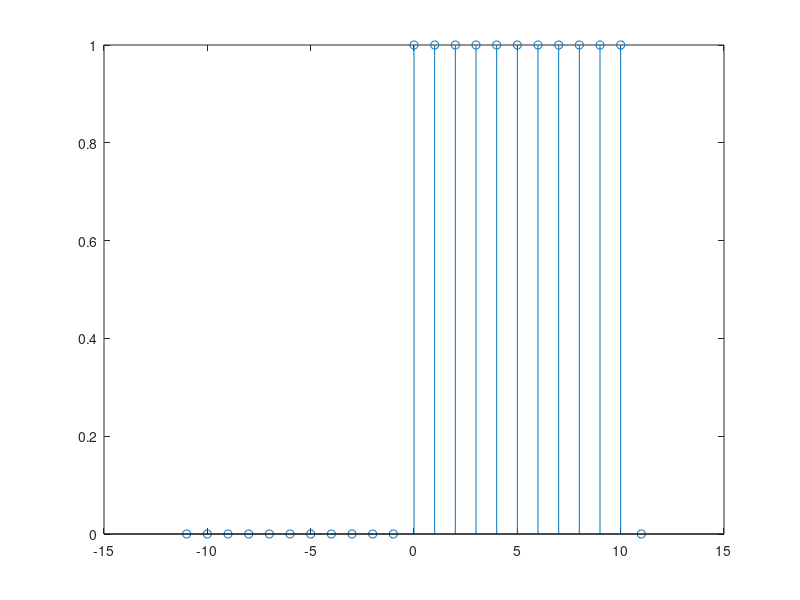

This chart was generated by the following MATLAB code:
clc;
clear all;
close all;

n=-11:1:11; %value of n
for k=1:23 % using for loop
if (n (k)>=0) % if statement
y(k)=1
else
end
end
y(k)=0 % else statement
stem(n,y)